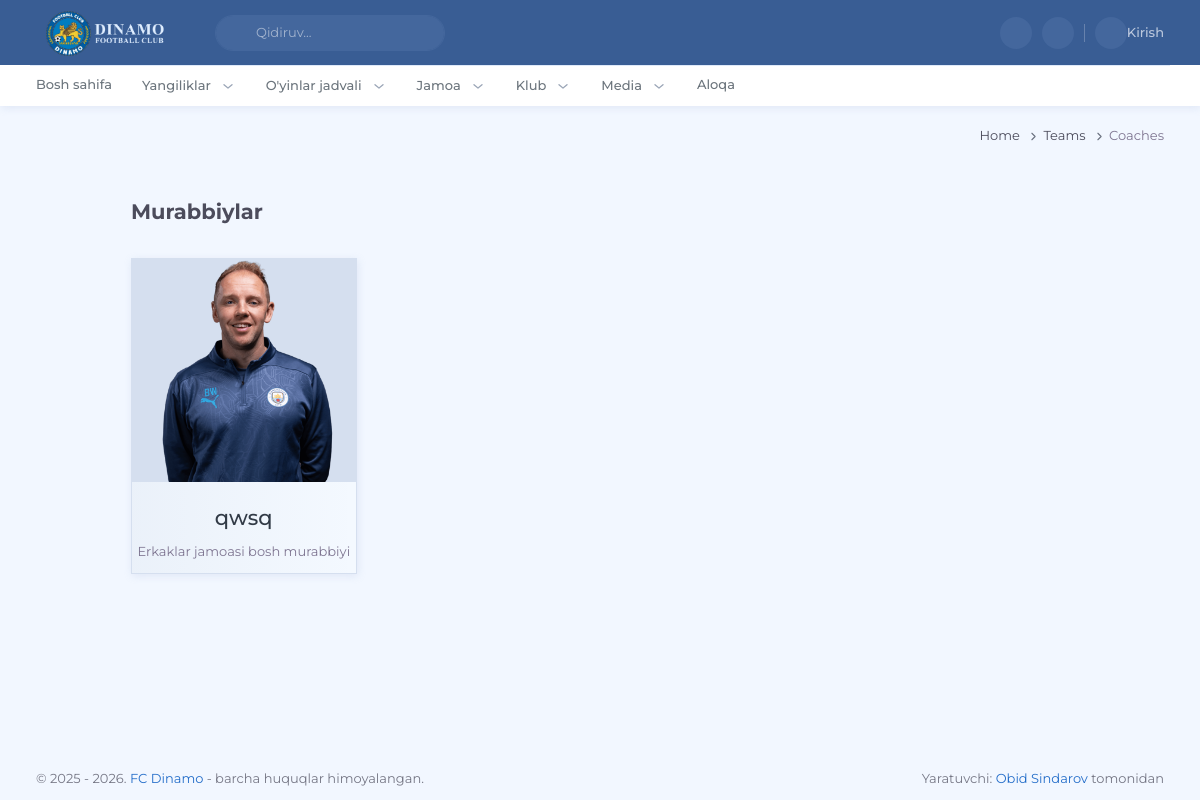
/teams/coaches, run on the app's committed database.
### apps/teams/models.py (models this page shows, shortened)
class Coach(models.Model):
    name = models.CharField(max_length=255)
    position = models.ForeignKey(CoachPosition, on_delete=models.PROTECT)
    team_type = models.ForeignKey(TeamType, on_delete=models.PROTECT)
    date_of_birth = models.DateField(blank=True, null=True)
    location = models.CharField(max_length=100, blank=True, null=True)
    joined_date = models.DateField(blank=True, null=True)
    image = models.FileField(upload_to='coaches/', blank=True, null=True)
    biography = models.TextField()
    order = models.IntegerField(default=0)
    class Meta:
        ordering = ('order',)

class CoachPosition(models.Model):
    title = models.CharField(max_length=255)
    order = models.IntegerField(default=0)
    class Meta:
        ordering = ('order',)

### apps/leagues/models.py (models this page shows, shortened)
class TeamType(models.Model):
    code = models.CharField(max_length=100)
    name = models.CharField(max_length=100)
    order = models.IntegerField(default=0)

### apps/teams/views.py (the view)
# urls.py: path('coaches', views.coaches, name='coaches'),
def coaches(request):
    grouped = OrderedDict()
    coaches = Coach.objects.all().order_by('order')
    grouped['Murabbiylar'] = coaches
    paths = [
        {'title': 'home', 'url': 'home', 'args': []},
        {'title': 'teams', 'url': 'coaches', 'args': []},
        {'title': 'coaches', 'url': 'coaches', 'args': []},
    ]
    context = {
        'groups': grouped,
        'page_title': 'Murabbiylar jamoasi',
        'paths': paths
    }
    context.update(get_base_context(request))
    return render(request, 'teams/coaches.html', context)

### apps/core/utils.py (called while the page is built)
def get_base_context(request):
    return {
        'current_year': datetime.now().year,
        'categorys': TeamType.objects.all().order_by('order')
    }

### apps/teams/templates/teams/coaches.html
{% extends "core/index.html" %} {% load static %} {% block title %}FC Dinamo - {{ page_title }}{% endblock title %} {% block css %} {% endblock css %}
{% block content %}
<div class="container">
    <div class="row justify-content-center">
        {% for group_name, players in groups.items %}
            <div class="col-12 col-lg-10">
                <h3 class="fw-bold my-4">{{ group_name }}</h3>
                <div class="row">
                {% for item in players %}
                    <div class="col-12 col-md-6 col-lg-4 col-xl-3 mb-3">
                        <a href="{% url 'coach_detail' item.id %}">
                            <div class="card border-light h-100 rounded-0">
                                <div class="card-body text-center player-card p-0">
                                    <div class="bg-light mb-3">
                                        <img src="{{ item.image.url }}" alt="{{ item.name }}" class="img-fluid w-100">
                                    </div>
                                    <h3 class="text-dark">{{ item.name }}</h3>
                                    <span class="text-muted">{{ item.team_type.name }} {{ item.position.title|lower }}i</span>
                                </div>
                            </div>
                        </a>
                    </div>
                {% empty %}
                    <p class="border-bottom">{{ group_name }} topilmadi</p>
                {% endfor %}
                </div>
            </div>
        {% endfor %}
    </div>
</div>
{% endblock content %} {% block js %} {% endblock js %}

### static/css/style.css (style rules this page uses)
.player-card { transition: 0.3s; }

### data on the page
Coach: image (picture), name "qwsq", team_type.name "Erkaklar jamoasi", position "bosh murabbiy"

### other printed values
{{ item.title|title }} "Home" "Teams"
{{ item.title|title }} "Coaches"
{{ group_name }} "Murabbiylar"
